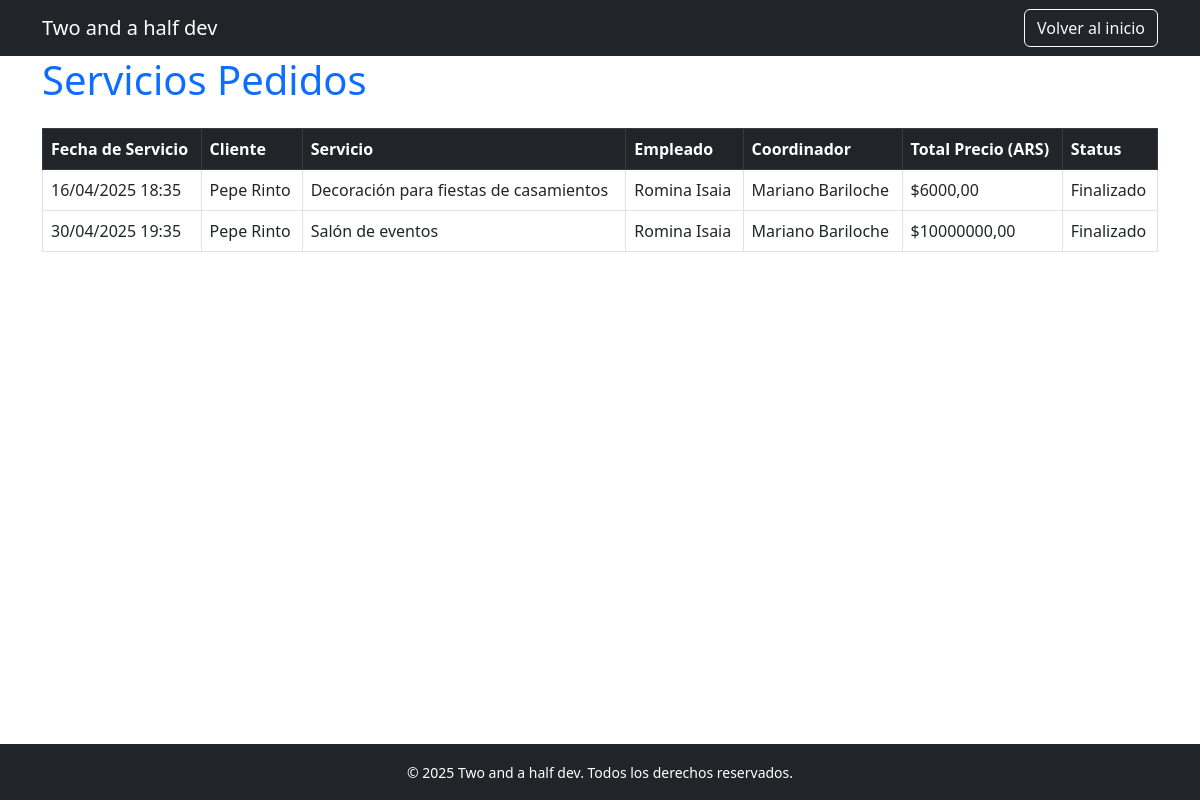
The app's page /list_services/ (signed in), older data.
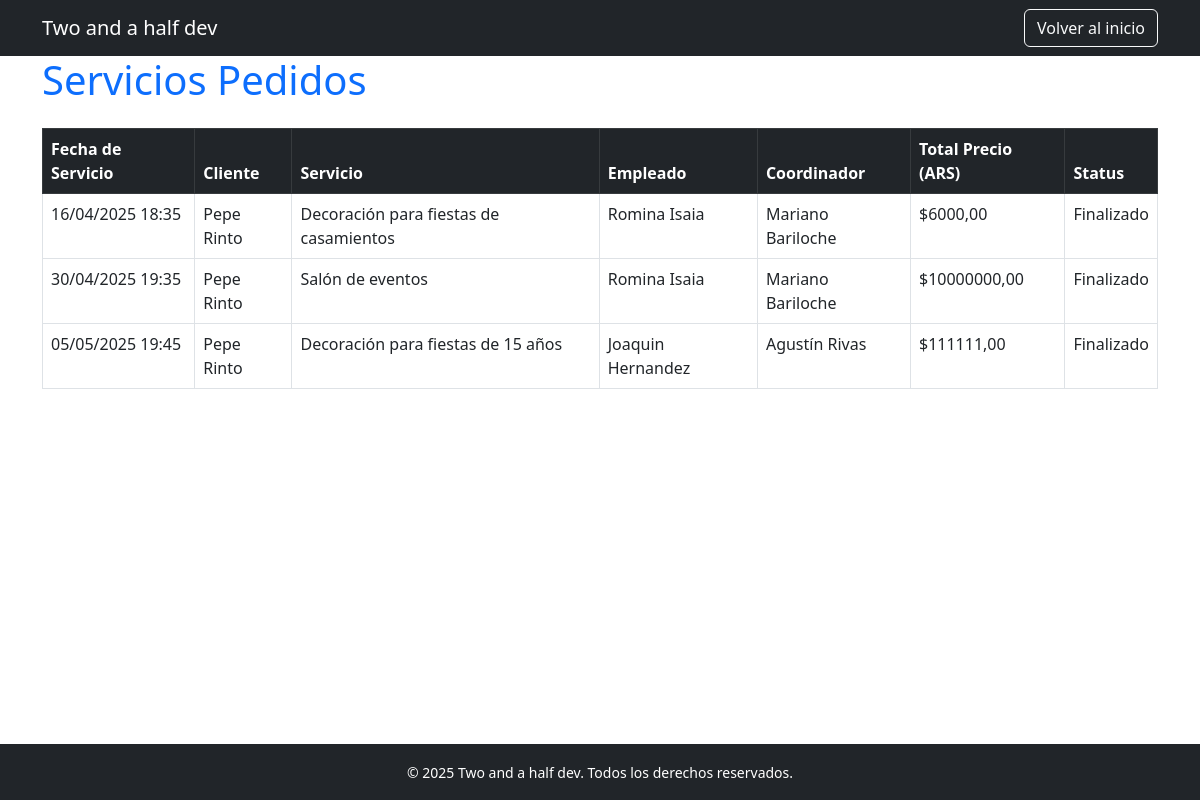
The same page, newer data.
### servicio_eventos/models.py (models this page shows, shortened)
class ReservaDeServicio(models.Model):
    fecha_reserva = models.DateTimeField(auto_now_add=True)
    fecha_servicio = models.DateTimeField()
    cliente = models.ForeignKey(Cliente, on_delete=models.CASCADE)
    servicio = models.ForeignKey(Servicio, on_delete=models.CASCADE)
    empleado = models.ForeignKey(Empleado, on_delete=models.CASCADE)
    coordinador = models.ForeignKey(Coordinador, on_delete=models.CASCADE)
    total_precio = models.DecimalField(max_digits=10, decimal_places=2)

class ISwitchActivate():
    def delete(self, using = None, keep_parents=False):
        self.activo = not self.activo
        self.save()

class Cliente(models.Model,ISwitchActivate):
    nombre = models.CharField(max_length=100)
    apellido = models.CharField(max_length=100)
    activo = models.BooleanField(default=True)
    def __str__(self):
        return f"{self.nombre} {self.apellido}"

class Servicio(models.Model,ISwitchActivate):
    nombre = models.CharField(max_length=100)
    descripcion = models.TextField()
    precio = models.DecimalField(max_digits=10, decimal_places=2)
    activo = models.BooleanField(default=True)

class Empleado(models.Model,ISwitchActivate):
    nombre = models.CharField(max_length=100)
    apellido = models.CharField(max_length=100)
    numero_legajo = models.IntegerField()
    activo = models.BooleanField(default=True)
    def __str__(self):
        return f"{self.nombre} {self.apellido}"

class Coordinador(models.Model,ISwitchActivate):
    nombre = models.CharField(max_length=100)
    apellido = models.CharField(max_length=100)
    numero_documento = models.IntegerField()
    fecha_alta = models.DateTimeField(auto_now_add=True)
    activo = models.BooleanField(default=True)
    def __str__(self):
        return f"{self.nombre} {self.apellido}"

### servicio_eventos/views.py (the view)
# urls.py: path("list_services/",ReservaDeServicioRealizadosView.as_view(),name="list_services"),
class ReservaDeServicioRealizadosView(LoginRequiredMixin,ListView):
    queryset = ReservaDeServicio.objects.all()
    template_name = "servicio_eventos/list_services.html"
    context_object_name = "list_services"
    def get_queryset(self):
       hora_ar = timezone.now().astimezone(pytz_timezone("America/Argentina/Buenos_Aires")).date()
       servicios = ReservaDeServicio.objects.all()
       for s in servicios:
           fecha_servicio = s.fecha_servicio.astimezone(pytz_timezone("America/Argentina/Buenos_Aires")).date()
           if fecha_servicio < hora_ar:
               s.status = "Finalizado"
           elif fecha_servicio == hora_ar:
               s.status = "En curso hoy"
           else:
               s.status = "Pendiente"
       return servicios

### servicio_eventos/views.py (called while the page is built)
    @method_decorator(login_required)
    def dispatch(self, *args, **kwargs):
        return super().dispatch(*args, **kwargs)

### servicio_eventos/templates/servicio_eventos/list_services.html (shortened to what this page needs)
<!DOCTYPE html>
<html lang="es">
<head>
  <link href="https://cdn.jsdelivr.net/npm/bootstrap@5.3.0/dist/css/bootstrap.min.css" rel="stylesheet" />
</head>
<body>
  <nav class="navbar navbar-expand-lg navbar-dark bg-dark">
    <div class="container">
      <a class="navbar-brand" href="{% url 'home' %}">Two and a half dev</a>
      <form action="{% url 'home' %}" method="get" class="d-inline">
        <button type="submit" class="btn btn-outline-light">Volver al inicio</button>
      </form>
    </div>
  </nav>
  <main class="container py-7">
    <h1 class="mb-4 text-primary">Servicios Pedidos</h1>
    {% if list_services is not none %}
      <div class="table-responsive">
        <table class="table table-bordered table-hover">
          <thead class="table-dark">
            <tr>
              <th>Fecha de Servicio</th>
              <th>Cliente</th>
              <th>Servicio</th>
              <th>Empleado</th>
              <th>Coordinador</th>
              <th>Total Precio (ARS)</th>
              <th>Status</th>
            </tr>
          </thead>
          <tbody>
            {% for service in list_services %}
              <tr>
                <td>{{ service.fecha_servicio|date:"d/m/Y H:i" }}</td>
                <td>{{ service.cliente }}</td>
                <td>{{ service.servicio.nombre }}</td>
                <td>{{ service.empleado }}</td>
                <td>{{ service.coordinador }}</td>
                <td>${{ service.total_precio }}</td>
                <td>{{ service.status }}</td>
              </tr>
            {% endfor %}
          </tbody>
        </table>
      </div>
    {% else %}
      <div class="alert alert-info" role="alert">
        No hay servicios realizados disponibles.
      </div>
    {% endif %}
  </main>
  <footer class="bg-dark text-white text-center py-3 mt-auto">
    <small>&copy; 2025 Two and a half dev. Todos los derechos reservados.</small>
  </footer>
</body>
</html>

### servicio_eventos/templates/servicio_eventos/list_services.html (style rules this page uses)
html, body { height: 100%; }
body { display: flex; flex-direction: column; }
main { flex: 1; }

Row changes from the older to the newer data that the page shows:
added ReservaDeServicio: fecha_servicio "05/05/2025 19:45", cliente "Pepe Rinto", servicio.nombre "Decoración para fiestas de 15 años", empleado "Joaquin Hernandez", coordinador "Agustín Rivas", total_precio "111111,00", status "Finalizado"
